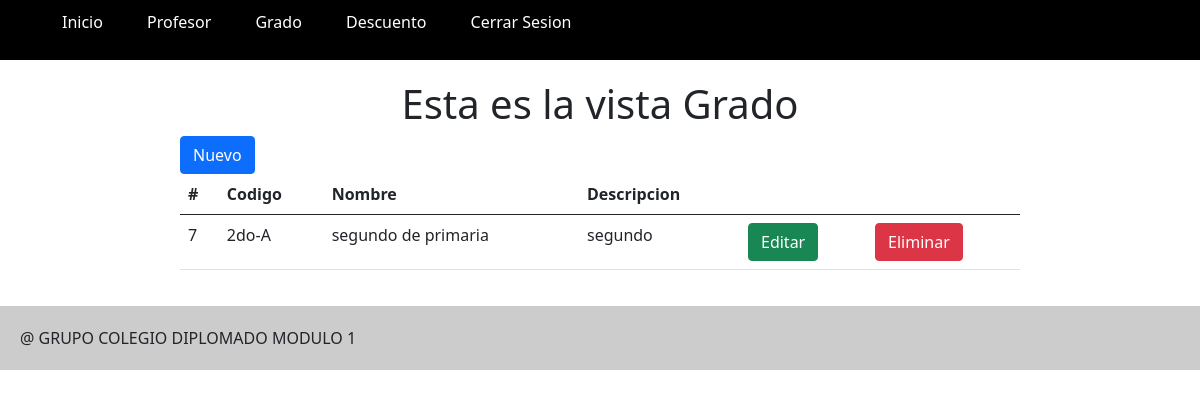
Screenshot of /grado (signed in) with the database file from the repository.
### tables this page shows
CREATE TABLE `grado` (
  `id` int(11) NOT NULL,
  `codigo` varchar(10) NOT NULL,
  `nombre` varchar(50) NOT NULL,
  `descripcion` varchar(255) NOT NULL,
  `director_id` int(11) NOT NULL
);

### libs/view.php (called while the page is built, shortened)
<?php
class View{
    function render($nombre){
        require 'Views/'.$nombre.'.php';
    }
}
?>

### Controllers/gradoController.php (called while the page is built, shortened)
<?php
class GradoController extends Controller{
    function __construct(){
        $this->view->grados=[];
        $this->view->mensaje = "";
    }
    public function renderizar($vista){
        $this->view->render('Grado/'.$vista);
    }
    public function index(){
        $director_id =  $this->session->get('id');
        $grados = $this->model->getGrados($director_id);
        $this->view->grados = $grados;
      $this->renderizar('ListarGrado');
   }
}
?>

### index.php (called while the page is built, shortened)
<?php
require_once 'libs/database.php';
require_once 'libs/session.php';
require_once 'libs/controller.php';
require_once 'libs/view.php';
$app = new App();

### libs/database.php (called while the page is built)
<?php
class DataBase{
    private $host;
    private $db;
    private $user;
    private $password;
    private $charset;
    public function __construct(){
        $this->host = constant('HOST');
        $this->db = constant('DB');
        $this->user = constant('USER');
        $this->password = constant('PASSWORD');
        $this->charset = constant('CHARSET');
    }
    public function connect(){
        try {
            $connection ="mysql:host=".$this->host . ";dbname=".$this->db . ";charset=". $this->charset;
           $options= [
               PDO::ATTR_ERRMODE            =>PDO::ERRMODE_EXCEPTION,
               PDO::ATTR_EMULATE_PREPARES   =>false,
           ];
            $pdo = new PDO($connection,$this->user,$this->password,$options);
            return $pdo;
          } catch (PDOException $e) {
            print_r('Error connection: '.$e->getMessage());
        }
    }
}
?>

### Models/gradoModel.php (called while the page is built, shortened)
<?php
class GradoModel extends Model{
    public function getGrados($director_id){
        $items = [];
        try {
            $query = $this->db->connect()->prepare('SELECT * FROM grado where director_id = :director_id ');
            $query->execute([
                'director_id' => $director_id,
            ]);
            while ($row = $query->fetch()) {
                $item = [
                 'id' =>$row['id'],
                 'codigo' =>$row['codigo'],
                 'nombre'=>$row['nombre'],
                 'descripcion'=>$row['descripcion'],
                ];
                array_push($items,$item);
            }
              return $items;
           } catch (PDOException $e) {
               return [];
           }
    }
}
?>

### libs/controller.php (called while the page is built, shortened)
<?php
class Controller{
    function __construct(){
        $this->session = new Session();
    }
    function loadModel($model){
        $url = 'Models/'.$model.'Model.php';
        if(file_exists($url)){
            $this->model = new $modelName();
        }
    }
}
?>

### libs/session.php (called while the page is built, shortened)
<?php
class Session
{
  public function get($key)
  {
    return !empty($_SESSION[$key]) ? $_SESSION[$key] : null;
  }
}

### Views/grado/ListarGrado.php (the view, shortened to what this page needs)
    <?php require 'Views/app/header.php' ?>
<div id="main_list" class="main-list">
<h1 class="center">Esta es la vista Grado</h1>
<a href="<?php echo constant('URL'); ?>Grado/verRegistarGrado" class="btn btn-primary right" role="button">Nuevo</a>
<table class="table table-hover">
  <thead>
    <tr>
      <th scope="col">#</th>
      <th scope="col">Codigo</th>
      <th scope="col">Nombre</th>
      <th scope="col">Descripcion</th>
      <th scope="col"></th>
      <th scope="col"></th>
    </tr>
  </thead>
  <tbody>
    <tr>
    <?php
       foreach ($this->grados as $key => $grado) {
        ?>
        <tr>
        <td><?php echo $grado['id'] ?></td>
        <td><?php echo $grado['codigo'] ?></td>
        <td><?php echo $grado['nombre'] ?></td>
        <td><?php echo $grado['descripcion'] ?></td>
        <td><a class="btn btn-success" href="<?php echo constant('URL'); ?>/Grado/MostrarEditarGrado/<?php echo $grado['id'] ?>">Editar</a></td>
        <td><a class="btn btn-danger" href="<?php echo constant('URL'); ?>/Grado/EliminarGrado/<?php echo $grado['id'] ?>">Eliminar</a></td>
        </tr>
      <?php } ?>
    </tr>
  </tbody>
</table>
</div>
<?php require 'Views/app/footer.php' ?>

### public/css/app.css (style rules this page uses)
#main, { padding: 20px 0; width: 700px; margin: 0 auto; }
#main_list { padding: 20px 0; width: 70vw; margin: 0 auto; }
.center { text-align: center; }

### rows the page displays
grado: id "7", codigo "2do-A", nombre "segundo de primaria", descripcion "segundo"
